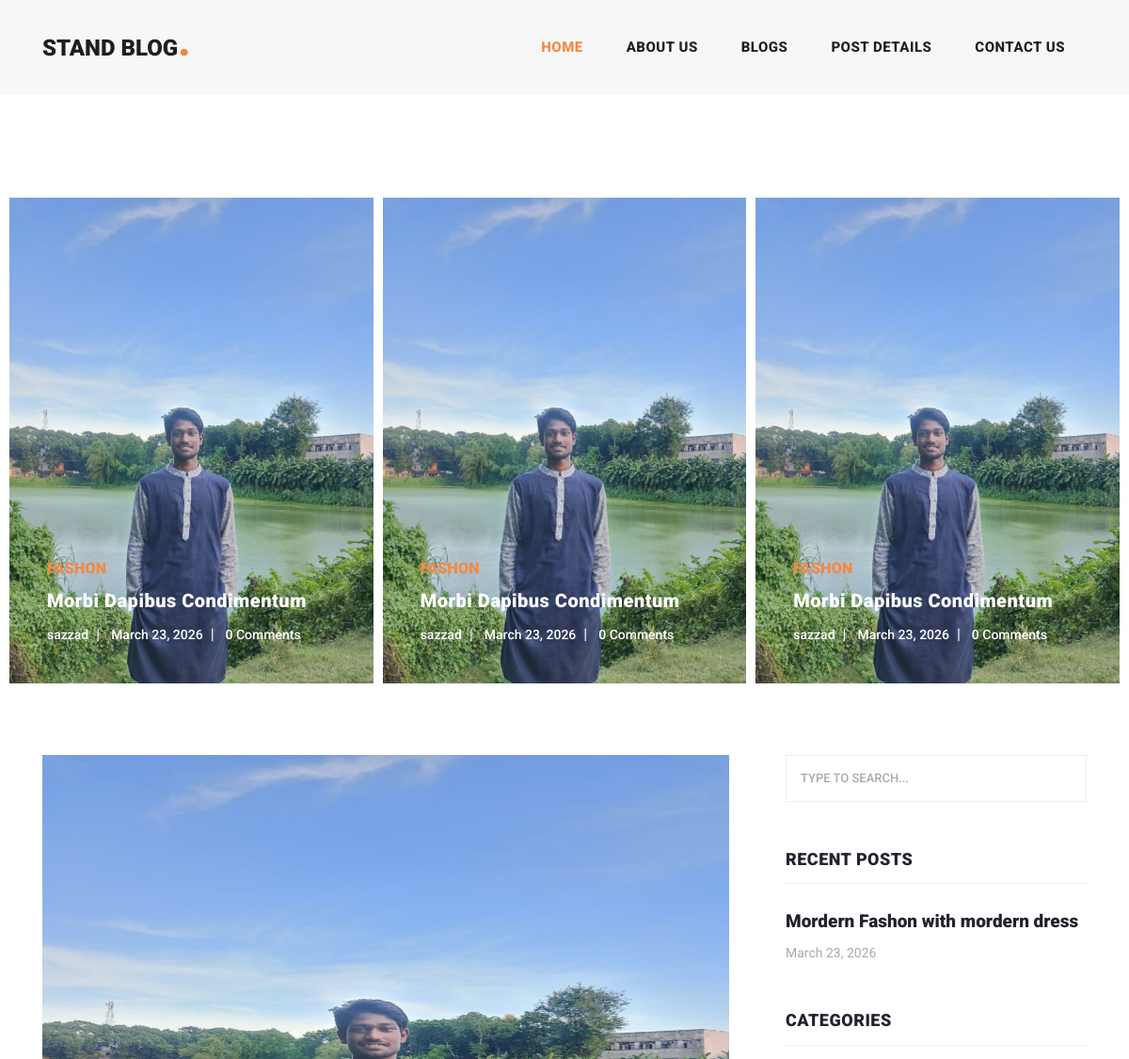
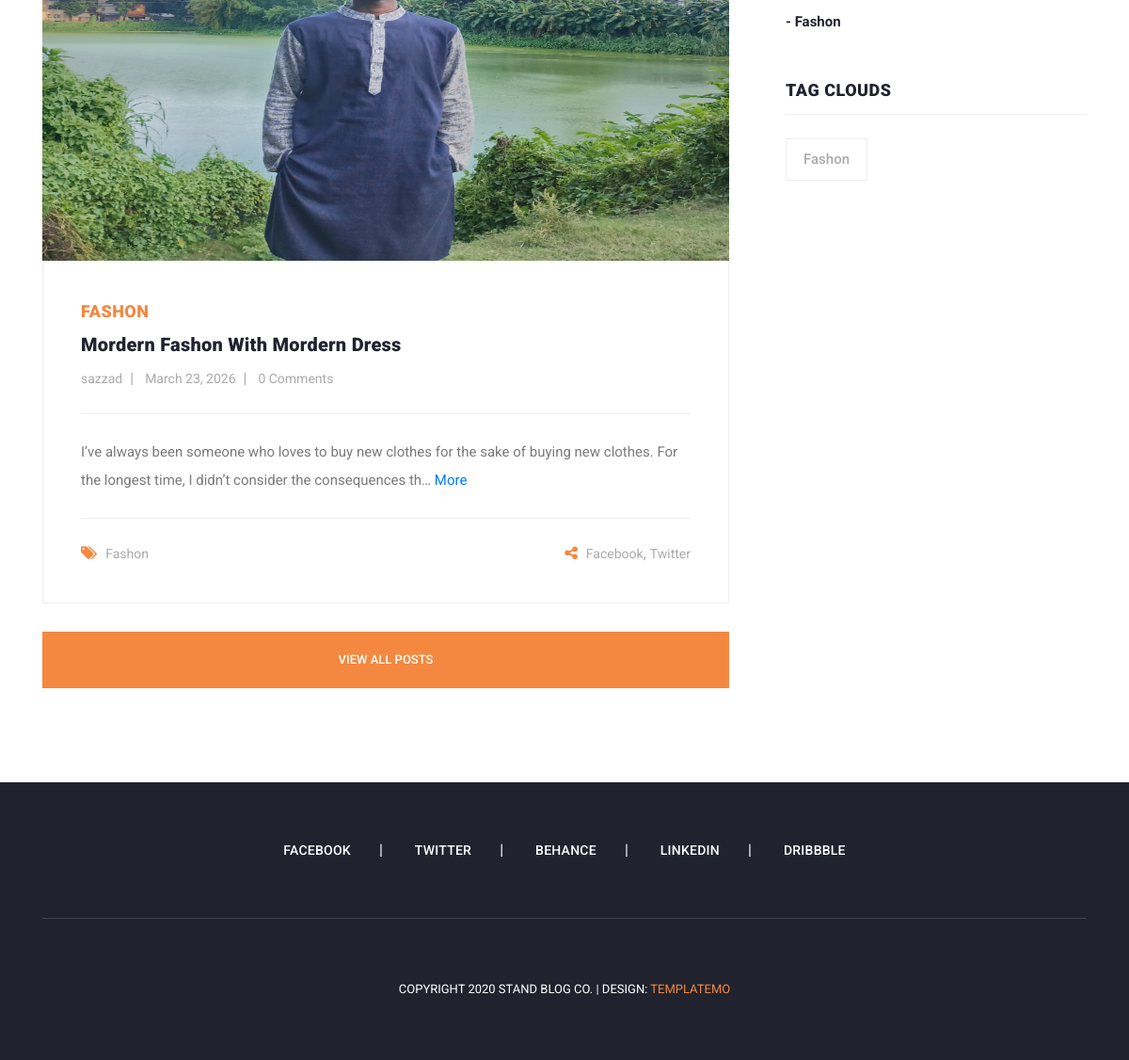
The app's page /, older data (2 pictures, top to bottom).
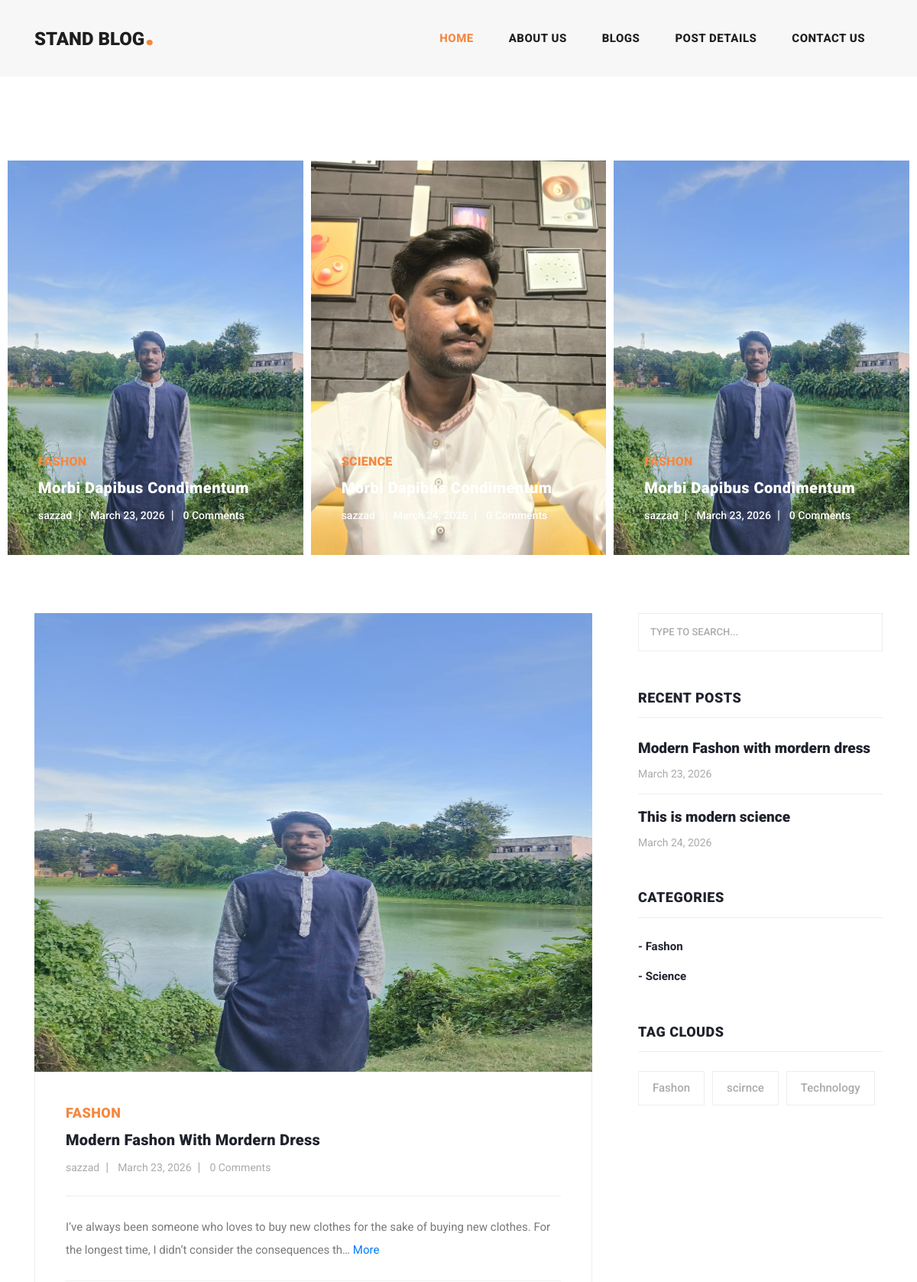
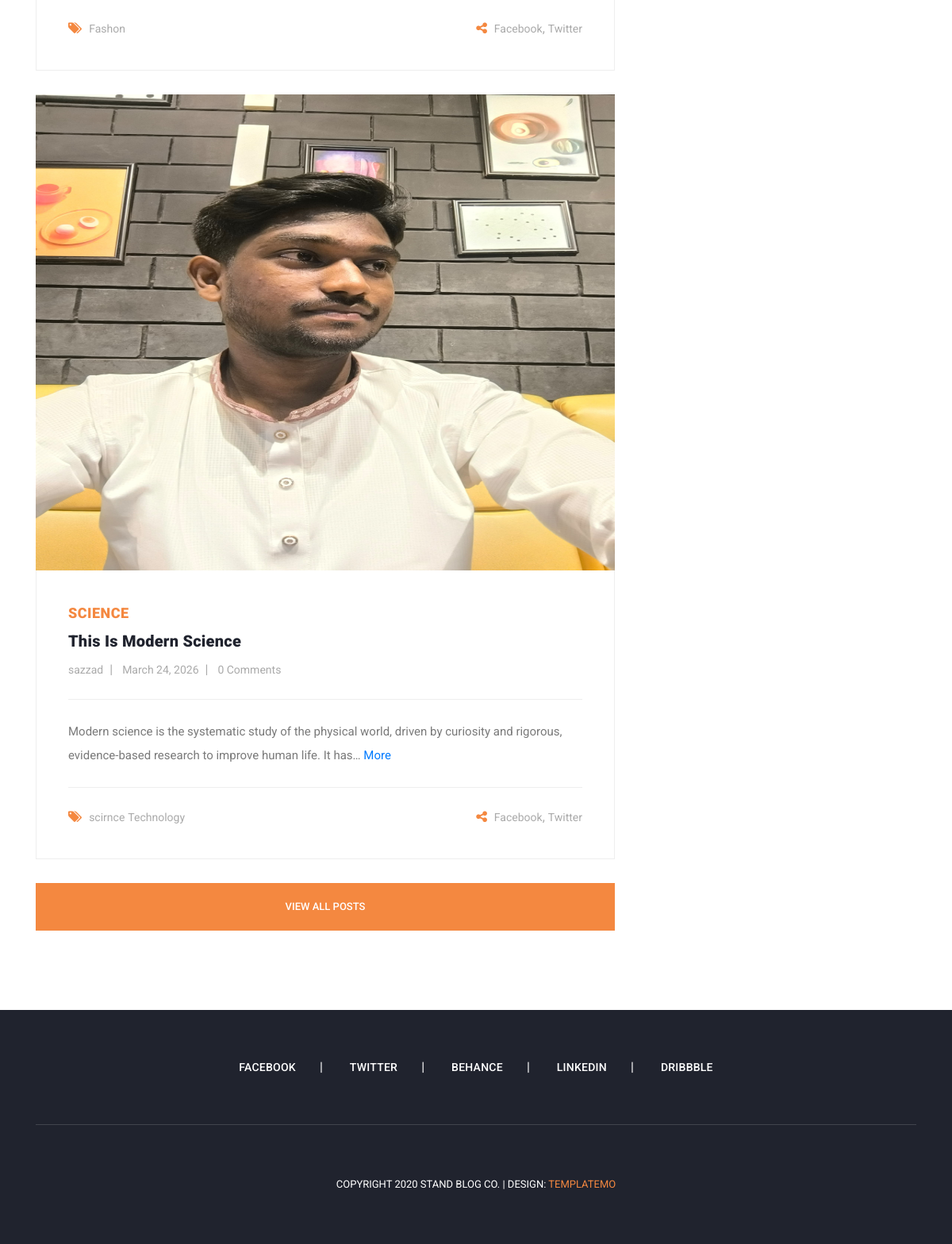
The same page, newer data (2 pictures, top to bottom).
### blogapp/models.py (models this page shows, shortened)
class Blog(models.Model):
    user = models.ForeignKey(
        User,
        related_name='user_blogs',
        on_delete=models.CASCADE
    )
    category = models.ForeignKey(
        Category,
        related_name='category_blogs',
        on_delete=models.CASCADE
    )
    tag = models.ManyToManyField(
        Tag,
        related_name='tag_blogs',
        blank=True
    )
    title = models.CharField(
        max_length=250,
    )
    description = models.TextField(
        max_length=1000,
    )
    slug = models.SlugField(blank=True, unique=True)
    banner = models.ImageField(upload_to='blogs_banner')
    created_date = models.DateField(auto_now_add=True)

class Category(models.Model):
    title = models.CharField(max_length=100)
    slug = models.SlugField(blank=True, unique=True)
    created_date = models.DateField(auto_now_add=True)
    def __str__(self):
        return self.title

class Tag(models.Model):
    title = models.CharField(max_length=100)
    slug = models.SlugField(blank=True, unique=True)
    created_date = models.DateField(auto_now_add=True)

### account/models.py (models this page shows, shortened)
class User(AbstractUser):
    email = models.EmailField(
        max_length=150,
        unique= True
    )
    profile_picture = models.ImageField(
        upload_to="user_profile/",
        default="user-profile/default.png"
    )
    REQUIRED_FIELDS = ["email"]
    objects = CustomUserManager()

### blogapp/views.py (the view)
# urls.py: 2. Add a URL to urlpatterns:  path('', views.home, name='home')
def home(request):
    blogs = Blog.objects.all()
    categories =Category.objects.all()
    tags = Tag.objects.all()
    context = {
        'blogs':blogs,
        'categories':categories,
        'tags':tags
    }
    return render(request, 'home.html', context)

### templates/home.html (shortened to what this page needs)
{% extends 'base.html' %}
{% load static  %}
{% block content %}
{% include 'banner.html' %}
<section class="blog-posts">
  <div class="container">
    <div class="row">
      <div class="col-lg-8">
        <div class="all-blog-posts">
          <div class="row">
            {% for blog in blogs|slice:"3" %}
            <div class="col-lg-12">
              <div class="blog-post">
                <div class="blog-thumb">
                  <img style="height: 600px;" src="{{blog.banner.url}}" alt="" />
                </div>
                <div class="down-content">
                  <span>{{ blog.category }}</span>
                  <a href="{% url 'blog_details' blog.slug %}"
                    ><h4>{{blog.title}}</h4></a
                  >
                  <ul class="post-info">
                    <li><a href="#">{{blog.user.username}}</a></li>
                    <li><a href="#">{{blog.created_date}}</a></li>
                    <li><a href="#">{{blog.blogs_comment.all.count}} Comments</a></li>
                  </ul>
                  <p>
                   {{blog.description|truncatechars:150}}
                   {% if blog.description|length > 150 %}
                  <a href="{% url 'blog_details' blog.slug %}">More</a>
                  {% endif %}
                  </p>
                  <div class="post-options">
                    <div class="row">
                      <div class="col-6">
                        <ul class="post-tags">
                          <li><i class="fa fa-tags"></i></li>
                          {% if blog.tag.all.count > 0 %}
                          {% for tag in blog.tag.all %}
                          <li><a href="{% url 'tag_blogs' tag.slug %}">{{ tag.title }}</a></li>
                          {% endfor %}
                          {% else %}
                          <li>None</li>
                          {% endif %}
                        </ul>
                      </div>
                      <div class="col-6">
                        <ul class="post-share">
                          <li><i class="fa fa-share-alt"></i></li>
                          <li><a href="#">Facebook</a>,</li>
                          <li><a href="#"> Twitter</a></li>
                        </ul>
                      </div>
                    </div>
                  </div>
                </div>
              </div>
            </div>
            {% endfor %}
            <div class="col-lg-12">
              <div class="main-button">
                <a href="{% url 'blogs' %}">View All Posts</a>
              </div>
            </div>
          </div>
        </div>
      </div>
      {% include 'sidebar.html' %}
    </div>
  </div>
</section>
{% endblock content %}

### templates/base.html (shortened to what this page needs)
<!DOCTYPE html>
<html lang="en">
  <head>
    {% load static %}
    <link href="{% static 'vendor/bootstrap/css/bootstrap.min.css' %}" rel="stylesheet">
    <link rel="stylesheet" href="{% static 'css/fontawesome.css' %}">
    <link rel="stylesheet" href="{% static 'css/templatemo-stand-blog.css' %}">
    <link rel="stylesheet" href="{% static 'css/owl.css' %}">
</head>
<body>
  {% include 'header.html' %}
  {% block content %}
  {% endblock content %}
  {% include 'footer.html' %}
</body>
</html>

### templates/header.html (shortened to what this page needs)
<header class="">
      <nav class="navbar navbar-expand-lg">
        <div class="container">
          <a class="navbar-brand" href="index.html"><h2>Stand Blog<em>.</em></h2></a>
          <div class="collapse navbar-collapse" id="navbarResponsive">
            <ul class="navbar-nav ml-auto">
              <li class="nav-item active">
                <a class="nav-link" href="{% url 'home' %}">Home
                </a>
              </li>
              <li class="nav-item">
                <a class="nav-link" href="{% url 'about' %}">About Us</a>
              </li>
              <li class="nav-item">
                <a class="nav-link" href="{% url 'blogs' %}">Blogs</a>
              </li>
              <li class="nav-item">
                <a class="nav-link" href="">Post Details</a>
              </li>
              <li class="nav-item">
                <a class="nav-link" href="">Contact Us</a>
              </li>
            </ul>
          </div>
        </div>
      </nav>
    </header>

### templates/banner.html
{% load static %}
<div class="main-banner header-text">
  <div class="container-fluid">
    <div class="owl-banner owl-carousel">
      {% for blog in blogs %}
      <div class="item">
        <img src="{{blog.banner.url}}" alt="" />
        <div class="item-content">
          <div class="main-content">
            <div class="meta-category">
              <span>{{blog.category}}</span>
            </div>
            <a href="post-details.html"><h4>Morbi dapibus condimentum</h4></a>
            <ul class="post-info">
              <li><a href="#">{{blog.user.username}}</a></li>
              <li><a href="#">{{blog.created_date}}</a></li>
              <li><a href="#">{{blog.blogs_comment.all.count}} Comments</a></li>
            </ul>
          </div>
        </div>
      </div>
      {% endfor %}
    </div>
  </div>
</div>

### templates/sidebar.html
<div class="col-lg-4">
  <div class="sidebar">
    <div class="row">
      <div class="col-lg-12">
        <div class="sidebar-item search">
          <form id="search_form" name="gs" method="GET" action="#">
            <input
              type="text"
              name="q"
              class="searchText"
              placeholder="type to search..."
              autocomplete="on"
            />
          </form>
        </div>
      </div>
      <div class="col-lg-12">
        <div class="sidebar-item recent-posts">
          <div class="sidebar-heading">
            <h2>Recent Posts</h2>
          </div>
          <div class="content">
            <ul>
              {% for blog in blogs %}
              <li>
                <a href="post-details.html">
                  <h5>
                    {{blog.title}}
                  </h5>
                  <span>{{blog.created_date}}</span>
                </a>
              </li>
              {% endfor %}
            </ul>
          </div>
        </div>
      </div>
      <div class="col-lg-12">
        <div class="sidebar-item categories">
          <div class="sidebar-heading">
            <h2>Categories</h2>
          </div>
          <div class="content">
            <ul>
              {% for category in categories %}
              <li><a href="{% url 'category_blogs' category.slug %}">- {{category.title}}</a></li>
              {% endfor %}
            </ul>
          </div>
        </div>
      </div>
      <div class="col-lg-12">
        <div class="sidebar-item tags">
          <div class="sidebar-heading">
            <h2>Tag Clouds</h2>
          </div>
          <div class="content">
            <ul>
              {% for tag in tags %}
              <li><a href="{% url 'tag_blogs'  tag.slug %}">{{tag.title}}</a></li>
              {% endfor %}
            </ul>
          </div>
        </div>
      </div>
    </div>
  </div>
</div>

### templates/footer.html
<footer>
  <div class="container">
    <div class="row">
      <div class="col-lg-12">
        <ul class="social-icons">
          <li><a href="#">Facebook</a></li>
          <li><a href="#">Twitter</a></li>
          <li><a href="#">Behance</a></li>
          <li><a href="#">Linkedin</a></li>
          <li><a href="#">Dribbble</a></li>
        </ul>
      </div>
      <div class="col-lg-12">
        <div class="copyright-text">
          <p>
            Copyright 2020 Stand Blog Co. | Design:
            <a rel="nofollow" href="https://templatemo.com" target="_parent"
              >TemplateMo</a
            >
          </p>
        </div>
      </div>
    </div>
  </div>
</footer>

### templates/scripts.html (shortened to what this page needs)
{% load static %}

Row changes from the older to the newer data that the page shows:
changed Blog "FASHON": title "Mordern Fashon With Mordern Dress" → "Modern Fashon With Mordern Dress"; title "Mordern Fashon with mordern dress" → "Modern Fashon with mordern dress"
added Blog: banner (picture), category "SCIENCE", user.username "sazzad", created_date "March 24, 2026", title "This Is Modern Science", blogs_comment.all.count "0", description "Modern science is the systematic study of the physical world, driven by curiosity and rigorous, evidence-based research to improve human life. It has…", shows "More", title "This is modern science"
added Tag: title "scirnce"
added Tag: title "Technology"
added Category: title "Science"
